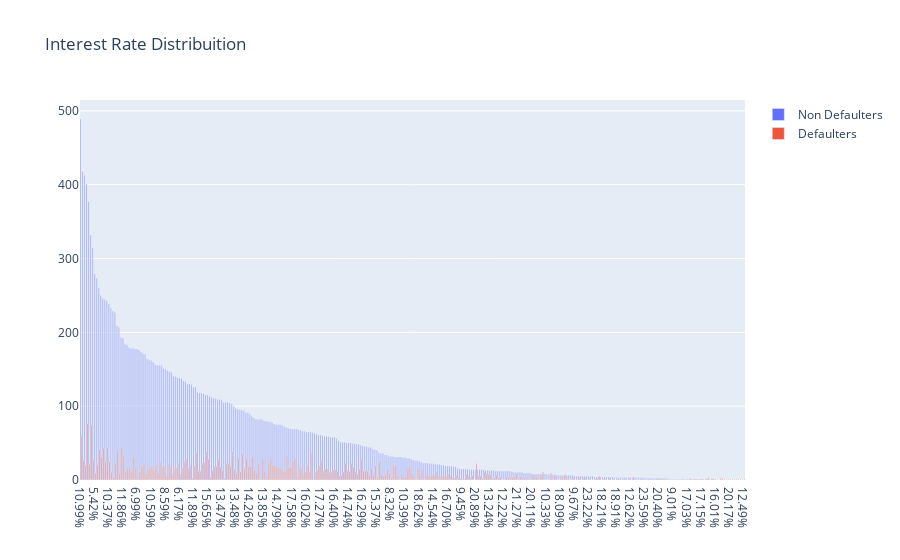

Notebook source saved alongside this figure:
### Markdown cell above
##### Comparison for the Interest rate vs defaulters/(non defaulters)

### Code cell
#First plot
tr0 = go.Bar(
    x = df_good["int_rate"].value_counts().index.values,
    y = df_good["int_rate"].value_counts().values,
    name='Non Defaulters'
)

#Second plot
tr1 = go.Bar(
    x = df_bad["int_rate"].value_counts().index.values,
    y = df_bad["int_rate"].value_counts().values,
    name="Defaulters"
)

data = [tr0, tr1]

layout = go.Layout(
    title='Interest Rate Distribuition'
)

fig = go.Figure(data=data, layout=layout)

py.iplot(fig, filename='Housing-Grouped')

### Figure 1 — Plotly figure (JSON) as saved in the notebook; plotly's stock layout.template omitted (floating-point values rounded to 4 significant figures; data arrays with more than 128 entries replaced by an {"elided": "..."} marker saying what was removed)
{"data": [{"name": "Non Defaulters", "type": "bar", "x": {"elided": "317 str values"}, "y": {"elided": "317 int values"}}, {"name": "Defaulters", "type": "bar", "x": {"elided": "284 str values"}, "y": {"elided": "284 int values"}}], "layout": {"title": {"text": "Interest Rate Distribuition"}}}
